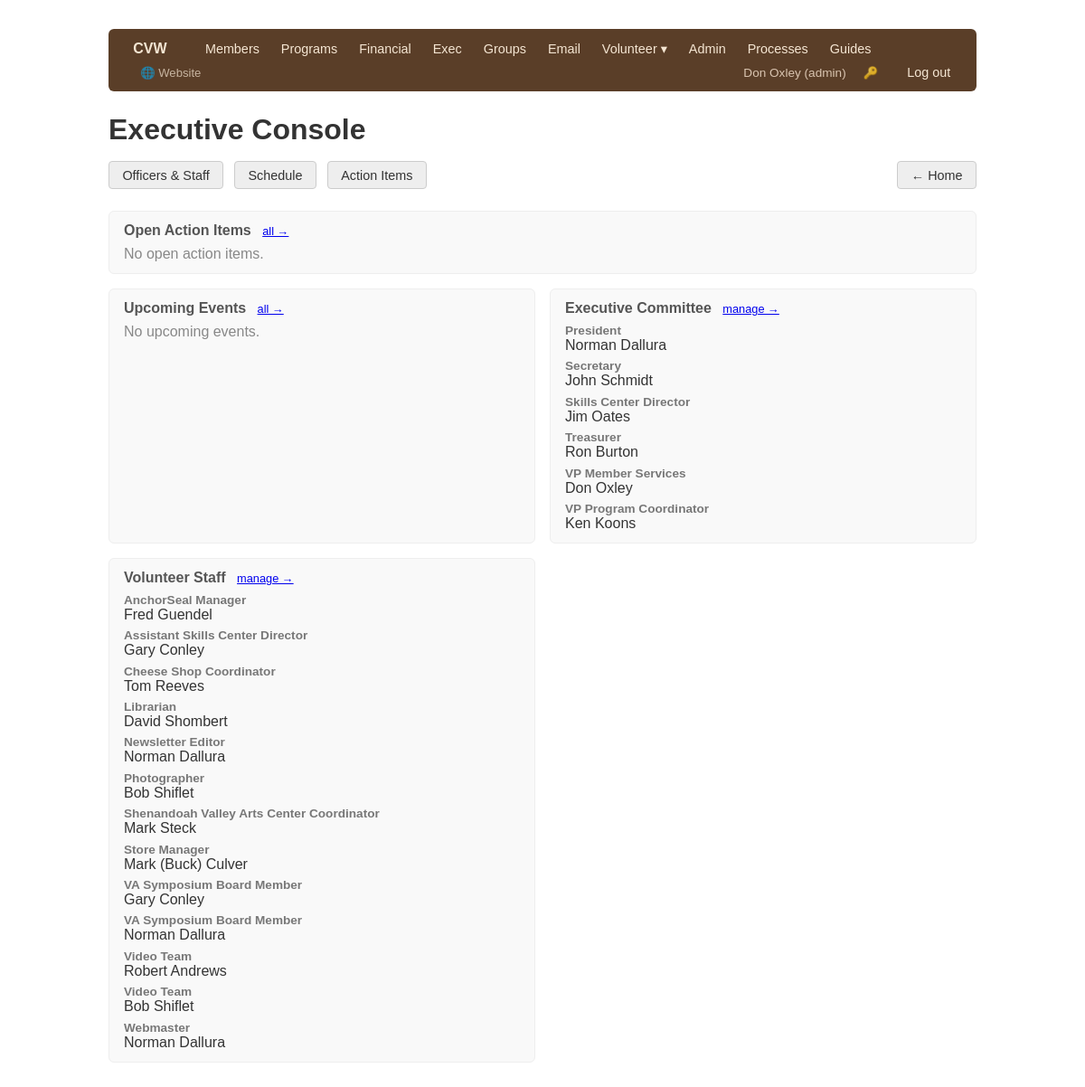
Page /exec/ (signed in) on the committed database.
### app/models/user.py (models this page shows, shortened)
class User(Base):
    __tablename__ = "users"
    id = Column(Integer, primary_key=True, index=True)
    username = Column(String, unique=True, nullable=False, index=True)
    full_name = Column(String, nullable=False)
    role = Column(String, nullable=False)       # see ROLES
    hashed_password = Column(String, nullable=False)
    active = Column(Boolean, default=True)
    must_change_password = Column(Boolean, default=False)
    member_id = Column(Integer, ForeignKey("members.id"), nullable=True)
    created_at = Column(DateTime, server_default=func.now())
    member = relationship("Member", backref="user_account")

### app/models/officer.py (models this page shows)
class Officer(Base):
    __tablename__ = "officers"
    id = Column(Integer, primary_key=True, index=True)
    member_id = Column(Integer, ForeignKey("members.id"), nullable=True)
    title = Column(String, nullable=False)
    category = Column(String, default="Elected")   # Elected / Volunteer
    notes = Column(String)
    term_start = Column(Date)
    term_end = Column(Date)
    active = Column(Boolean, default=True)
    member = relationship("Member", backref="officer_roles")

### app/models/member.py (models this page shows)
class Member(Base):
    __tablename__ = "members"
    id = Column(Integer, primary_key=True, index=True)
    first_name = Column(String, nullable=False)
    last_name = Column(String, nullable=False)
    nickname = Column(String)
    email = Column(String, unique=True, index=True)
    birthday = Column(Date)
    significant_other = Column(String)
    address = Column(String)
    city = Column(String)
    state = Column(String)
    zip_code = Column(String)
    home_phone = Column(String)
    work_phone = Column(String)
    mobile_phone = Column(String)
    membership_type = Column(String)   # Individual, Family, Secondary/Affiliate
    skill_level = Column(String)       # Beginner, Intermediate, Advanced, Professional
    years_turning = Column(String)     # Less than 1, 1-3, 3-5, 5-10, 10-20, 20+
    status = Column(String, default="Prospective")  # Prospective, Active, Former
    dues_paid = Column(Boolean, default=False)
    dues_paid_date = Column(Date)
    dues_amount = Column(Float)
    donation = Column(Float)
    payment_method = Column(String)  # PayPal, Cash, CK, Check
    volunteer_interest = Column(Boolean)
    volunteer_area = Column(String)
    how_heard = Column(String)
    created_at = Column(DateTime, server_default=func.now())
    updated_at = Column(DateTime, onupdate=func.now())
    program_comments = relationship("ProgramComment", back_populates="member")

### app/routers/exec_.py (the view)
@router.get("/", response_class=HTMLResponse)
def exec_index(request: Request, _=auth, db: Session = Depends(get_db)):
    all_officers = db.query(Officer).filter(Officer.active == True).order_by(Officer.title).all()
    elected   = [o for o in all_officers if o.category == "Elected"]
    volunteers = [o for o in all_officers if o.category == "Volunteer"]
    today = date.today()
    upcoming = (
        db.query(OrgEvent)
        .filter(OrgEvent.date >= today)
        .order_by(OrgEvent.date)
        .limit(5)
        .all()
    )
    open_todos = (
        db.query(OrgTodo)
        .filter(OrgTodo.status != "Done")
        .order_by(OrgTodo.priority.desc(), OrgTodo.due_date)
        .limit(8)
        .all()
    )
    return templates.TemplateResponse("exec/index.html", {
        "request": request,
        "elected": elected, "volunteers": volunteers,
        "upcoming": upcoming, "open_todos": open_todos,
    })

### app/templates/exec/index.html (shortened to what this page needs)
{% extends "base.html" %}
{% block content %}
<h1>Executive Console</h1>
<div style="display:flex; gap:0.75rem; margin-bottom:1.5rem; flex-wrap:wrap">
    <a href="/exec/officers" class="btn btn-secondary">Officers &amp; Staff</a>
    <a href="/exec/schedule" class="btn btn-secondary">Schedule</a>
    <a href="/exec/todo" class="btn btn-secondary">Action Items</a>
    <a href="/dashboard" class="btn btn-secondary" style="margin-left:auto">← Home</a>
</div>
<div class="detail-grid">
    <section style="grid-column: 1 / -1">
        <h2>Open Action Items <a href="/exec/todo" style="font-size:0.8rem; font-weight:normal; margin-left:0.5rem">all →</a></h2>
        {% if open_todos %}
        <table>
            <thead><tr><th>Priority</th><th>Category</th><th>Item</th><th>Owner</th><th>Due</th></tr></thead>
            <tbody>
            {% for t in open_todos %}
            <tr>
                <td><span class="badge badge-{{ {'High':'prospective','Normal':'active','Low':'former'}[t.priority] }}">{{ t.priority }}</span></td>
                <td>{{ t.category or '—' }}</td>
                <td>{{ t.title }}</td>
                <td>{{ t.owner or '—' }}</td>
                <td>{{ t.due_date or '—' }}</td>
            </tr>
            {% endfor %}
            </tbody>
        </table>
        {% else %}
        <p style="color:#888; margin:0.5rem 0 0">No open action items.</p>
        {% endif %}
    </section>
    <section>
        <h2>Upcoming Events <a href="/exec/schedule" style="font-size:0.8rem; font-weight:normal; margin-left:0.5rem">all →</a></h2>
        {% if upcoming %}
        <dl>
            {% for e in upcoming %}
            <dt>{{ e.date }} — {{ e.event_type }}</dt>
            <dd>{{ e.title }}{% if e.location %} · {{ e.location }}{% endif %}</dd>
            {% endfor %}
        </dl>
        {% else %}
        <p style="color:#888; margin:0.5rem 0 0">No upcoming events.</p>
        {% endif %}
    </section>
    <section>
        <h2>Executive Committee <a href="/exec/officers" style="font-size:0.8rem; font-weight:normal; margin-left:0.5rem">manage →</a></h2>
        {% if elected %}
        <dl>
            {% for o in elected %}
            <dt>{{ o.title }}</dt>
            <dd>
                {% if o.member %}{{ o.member.first_name }} {{ o.member.last_name }}
                {% else %}<span style="color:#aaa">Vacant</span>{% endif %}
            </dd>
            {% endfor %}
        </dl>
        {% else %}
        <p style="color:#888; margin:0.5rem 0 0">No officers on record.</p>
        {% endif %}
    </section>
    <section>
        <h2>Volunteer Staff <a href="/exec/officers" style="font-size:0.8rem; font-weight:normal; margin-left:0.5rem">manage →</a></h2>
        {% if volunteers %}
        <dl>
            {% for o in volunteers %}
            <dt>{{ o.title }}</dt>
            <dd>
                {% if o.member %}{{ o.member.first_name }} {{ o.member.last_name }}
                {% elif o.notes %}<span style="color:#aaa">{{ o.notes }}</span>
                {% else %}<span style="color:#aaa">Vacant</span>{% endif %}
            </dd>
            {% endfor %}
        </dl>
        {% else %}
        <p style="color:#888; margin:0.5rem 0 0">No volunteer staff on record.</p>
        {% endif %}
    </section>
</div>
{% endblock %}

### app/templates/base.html (shortened to what this page needs)
<!DOCTYPE html>
<html lang="en">
<head>
</head>
<body>
<nav>
    <a href="/" class="nav-brand" style="text-decoration:none">CVW</a>
    {% if request.state.user %}
        {% set role = request.state.user.role %}
        {% if role in ['admin', 'exec', 'membership'] %}
            <a href="/members/">Members</a>
        {% endif %}
        {% if role in ['admin', 'exec', 'program'] %}
            <a href="/programs/">Programs</a>
        {% endif %}
        {% if role in ['admin', 'financial'] %}
            <a href="/financial/">Financial</a>
        {% endif %}
        {% if role in ['admin', 'exec'] %}
            <a href="/exec/">Exec</a>
        {% endif %}
        {% if role in ['admin', 'membership'] %}
            <a href="/groups/">Groups</a>
            <a href="/email/">Email</a>
        {% endif %}
        {% if role in ['admin', 'librarian'] %}
        <div class="nav-dropdown">
            <a href="#">Volunteer ▾</a>
        </div>
        {% endif %}
        {% if role == 'admin' %}
            <a href="/admin/">Admin</a>
        {% endif %}
        <a href="/processes/">Processes</a>
        <a href="/guides/">Guides</a>
        <a href="/site/" style="margin-left:0.5rem; opacity:0.7; font-size:0.82rem">🌐 Website</a>
        <div class="nav-right">
            <span class="nav-user">{{ request.state.user.full_name }} ({{ role }})</span>
            <a href="/change-password" title="Change password" style="font-size:0.82rem; opacity:0.8">🔑</a>
            <a href="/logout">Log out</a>
        </div>
    {% else %}
        <div class="nav-right"><a href="/login">Log in</a></div>
    {% endif %}
</nav>
{% block content %}{% endblock %}
</body>
</html>

### app/templates/base.html (style rules this page uses)
body { font-family: sans-serif; max-width: 960px; margin: 2rem auto; padding: 0 1rem; color: #333; }
nav { margin-bottom: 1.5rem; background: #5a3e28; padding: 0.5rem 1rem; border-radius: 6px; display: flex; align-items: center; gap: 0; flex-wrap: wrap; }
nav .nav-brand { color: #f5e6d3; font-weight: 700; font-size: 1rem; margin-right: 1.25rem; }
nav a { margin-right: 0.1rem; text-decoration: none; color: #f5e6d3; font-size: 0.9rem; padding: 0.3rem 0.7rem; border-radius: 4px; }
nav .nav-right { margin-left: auto; display: flex; align-items: center; gap: 0.5rem; }
.nav-dropdown { position: relative; display: inline-block; }
.nav-dropdown > a { margin-right: 0.1rem; }
nav .nav-user { color: #d9c4b0; font-size: 0.85rem; }
.btn { display: inline-block; padding: 0.4rem 0.9rem; border-radius: 4px; text-decoration: none; font-size: 0.9rem; border: 1px solid transparent; cursor: pointer; }
.btn-secondary { background: #eee; color: #333; border-color: #ccc; }
h1 { margin-bottom: 1rem; }
.detail-grid { display: grid; grid-template-columns: 1fr 1fr; gap: 1rem; margin-bottom: 1.5rem; }
.detail-grid section { background: #f9f9f9; border: 1px solid #eee; border-radius: 6px; padding: 0.75rem 1rem; }
.detail-grid h2 { margin: 0 0 0.5rem; font-size: 1rem; color: #555; }
dl { margin: 0; }
dt { font-weight: 600; font-size: 0.85rem; color: #777; margin-top: 0.4rem; }
dd { margin: 0; }

### rows in the picture
User: state.user.full_name "Don Oxley", role "admin"
Officer: title "President", member.first_name "Norman", member.last_name "Dallura"
Officer: title "Secretary", member.first_name "John", member.last_name "Schmidt"
Officer: title "Skills Center Director", member.first_name "Jim", member.last_name "Oates"
Officer: title "Treasurer", member.first_name "Ron", member.last_name "Burton"
Officer: title "VP Member Services", member.first_name "Don", member.last_name "Oxley"
Officer: title "VP Program Coordinator", member.first_name "Ken", member.last_name "Koons"
Officer: title "AnchorSeal Manager", member.first_name "Fred", member.last_name "Guendel"
Officer: title "Assistant Skills Center Director", member.first_name "Gary", member.last_name "Conley"
Officer: title "Cheese Shop Coordinator", member.first_name "Tom", member.last_name "Reeves"
Officer: title "Librarian", member.first_name "David", member.last_name "Shombert"
Officer: title "Newsletter Editor", member.first_name "Norman", member.last_name "Dallura"
Officer: title "Photographer", member.first_name "Bob", member.last_name "Shiflet"
Officer: title "Shenandoah Valley Arts Center Coordinator", member.first_name "Mark", member.last_name "Steck"
Officer: title "Store Manager", member.first_name "Mark (Buck)", member.last_name "Culver"
Officer: title "VA Symposium Board Member", member.first_name "Gary", member.last_name "Conley"
Officer: title "VA Symposium Board Member", member.first_name "Norman", member.last_name "Dallura"
Officer: title "Video Team", member.first_name "Robert", member.last_name "Andrews"
Officer: title "Video Team", member.first_name "Bob", member.last_name "Shiflet"
Officer: title "Webmaster", member.first_name "Norman", member.last_name "Dallura"
